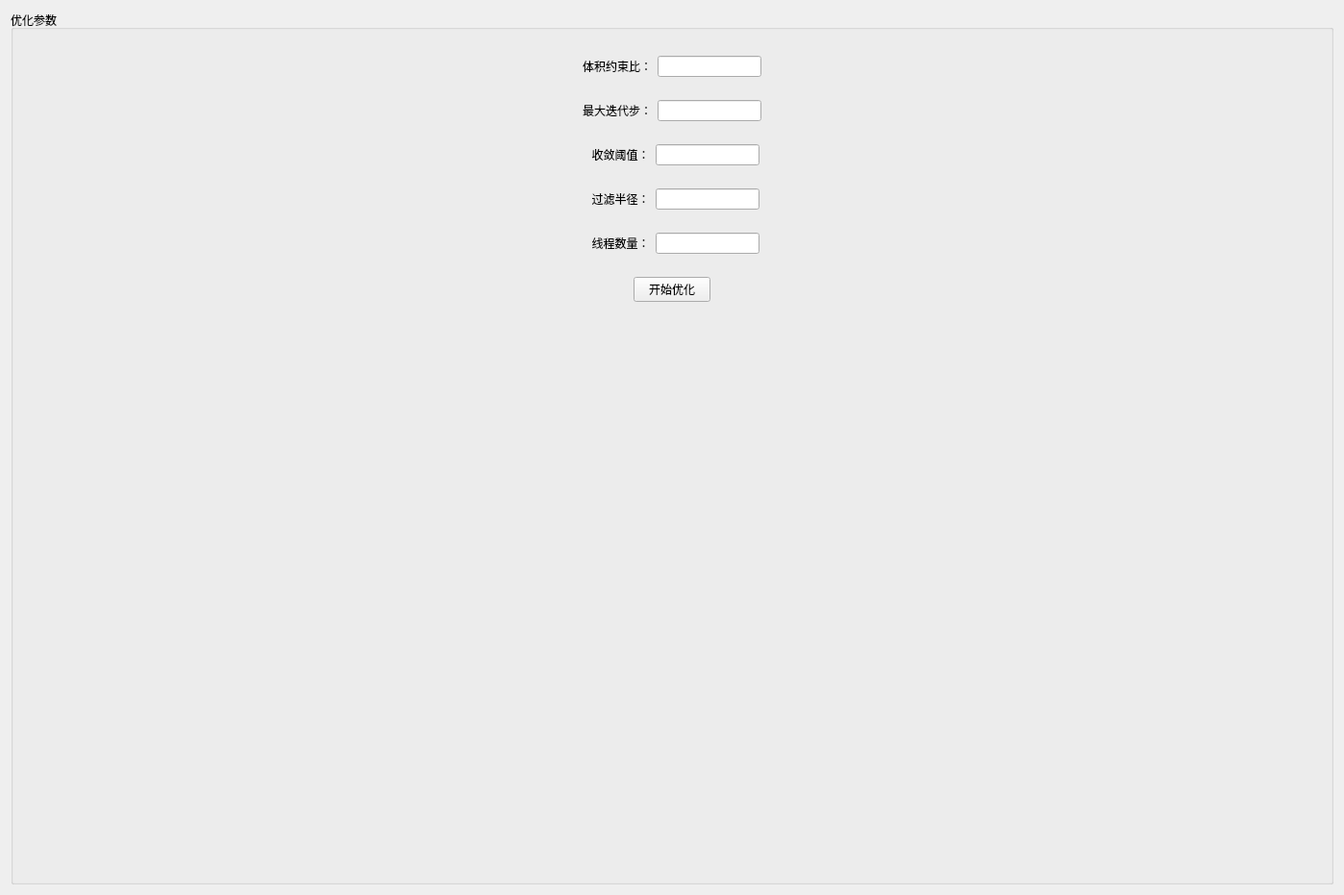
<?xml version="1.0" encoding="UTF-8"?>
<ui version="4.0">
 <class>OptimizeParaWidget_3D</class>
 <widget class="QWidget" name="OptimizeParaWidget_3D">
  <property name="geometry">
   <rect>
    <x>0</x>
    <y>0</y>
    <width>1398</width>
    <height>931</height>
   </rect>
  </property>
  <property name="windowTitle">
   <string>Form</string>
  </property>
  <layout class="QVBoxLayout" name="verticalLayout_2">
   <item>
    <widget class="QGroupBox" name="groupBox">
     <property name="sizePolicy">
      <sizepolicy hsizetype="Expanding" vsizetype="Expanding">
       <horstretch>0</horstretch>
       <verstretch>0</verstretch>
      </sizepolicy>
     </property>
     <property name="title">
      <string>优化参数</string>
     </property>
     <layout class="QHBoxLayout" name="horizontalLayout_2">
      <item>
       <widget class="QWidget" name="widget" native="true">
        <property name="sizePolicy">
         <sizepolicy hsizetype="Fixed" vsizetype="Minimum">
          <horstretch>0</horstretch>
          <verstretch>0</verstretch>
         </sizepolicy>
        </property>
        <layout class="QVBoxLayout" name="verticalLayout">
         <item>
          <widget class="QWidget" name="widget_7" native="true">
           <layout class="QHBoxLayout" name="horizontalLayout_3">
            <item>
             <spacer name="horizontalSpacer_11">
              <property name="orientation">
               <enum>Qt::Horizontal</enum>
              </property>
              <property name="sizeHint" stdset="0">
               <size>
                <width>40</width>
                <height>20</height>
               </size>
              </property>
             </spacer>
            </item>
            <item>
             <widget class="QLabel" name="label_2">
              <property name="text">
               <string>体积约束比：</string>
              </property>
             </widget>
            </item>
            <item>
             <widget class="QLineEdit" name="lineEdit_2"/>
            </item>
            <item>
             <spacer name="horizontalSpacer_12">
              <property name="orientation">
               <enum>Qt::Horizontal</enum>
              </property>
              <property name="sizeHint" stdset="0">
               <size>
                <width>40</width>
                <height>20</height>
               </size>
              </property>
             </spacer>
            </item>
           </layout>
          </widget>
         </item>
         <item>
          <widget class="QWidget" name="widget_3" native="true">
           <layout class="QHBoxLayout" name="horizontalLayout_5">
            <item>
             <spacer name="horizontalSpacer_3">
              <property name="orientation">
               <enum>Qt::Horizontal</enum>
              </property>
              <property name="sizeHint" stdset="0">
               <size>
                <width>40</width>
                <height>20</height>
               </size>
              </property>
             </spacer>
            </item>
            <item>
             <widget class="QLabel" name="label_5">
              <property name="text">
               <string>最大迭代步：</string>
              </property>
             </widget>
            </item>
            <item>
             <widget class="QLineEdit" name="lineEdit_5"/>
            </item>
            <item>
             <spacer name="horizontalSpacer_4">
              <property name="orientation">
               <enum>Qt::Horizontal</enum>
              </property>
              <property name="sizeHint" stdset="0">
               <size>
                <width>40</width>
                <height>20</height>
               </size>
              </property>
             </spacer>
            </item>
           </layout>
          </widget>
         </item>
         <item>
          <widget class="QWidget" name="widget_4" native="true">
           <layout class="QHBoxLayout" name="horizontalLayout_6">
            <item>
             <spacer name="horizontalSpacer_5">
              <property name="orientation">
               <enum>Qt::Horizontal</enum>
              </property>
              <property name="sizeHint" stdset="0">
               <size>
                <width>40</width>
                <height>20</height>
               </size>
              </property>
             </spacer>
            </item>
            <item>
             <widget class="QLabel" name="label_6">
              <property name="text">
               <string>  收敛阈值：</string>
              </property>
             </widget>
            </item>
            <item>
             <widget class="QLineEdit" name="lineEdit_6"/>
            </item>
            <item>
             <spacer name="horizontalSpacer_6">
              <property name="orientation">
               <enum>Qt::Horizontal</enum>
              </property>
              <property name="sizeHint" stdset="0">
               <size>
                <width>40</width>
                <height>20</height>
               </size>
              </property>
             </spacer>
            </item>
           </layout>
          </widget>
         </item>
         <item>
          <widget class="QWidget" name="widget_5" native="true">
           <layout class="QHBoxLayout" name="horizontalLayout_7">
            <item>
             <spacer name="horizontalSpacer_7">
              <property name="orientation">
               <enum>Qt::Horizontal</enum>
              </property>
              <property name="sizeHint" stdset="0">
               <size>
                <width>40</width>
                <height>20</height>
               </size>
              </property>
             </spacer>
            </item>
            <item>
             <widget class="QLabel" name="label_7">
              <property name="text">
               <string>  过滤半径：</string>
              </property>
             </widget>
            </item>
            <item>
             <widget class="QLineEdit" name="lineEdit_7"/>
            </item>
            <item>
             <spacer name="horizontalSpacer_8">
              <property name="orientation">
               <enum>Qt::Horizontal</enum>
              </property>
              <property name="sizeHint" stdset="0">
               <size>
                <width>40</width>
                <height>20</height>
               </size>
              </property>
             </spacer>
            </item>
           </layout>
          </widget>
         </item>
         <item>
          <widget class="QWidget" name="widget_2" native="true">
           <layout class="QHBoxLayout" name="horizontalLayout">
            <item>
             <spacer name="horizontalSpacer">
              <property name="orientation">
               <enum>Qt::Horizontal</enum>
              </property>
              <property name="sizeHint" stdset="0">
               <size>
                <width>40</width>
                <height>20</height>
               </size>
              </property>
             </spacer>
            </item>
            <item>
             <widget class="QLabel" name="label">
              <property name="text">
               <string>  线程数量：</string>
              </property>
             </widget>
            </item>
            <item>
             <widget class="QLineEdit" name="lineEdit"/>
            </item>
            <item>
             <spacer name="horizontalSpacer_2">
              <property name="orientation">
               <enum>Qt::Horizontal</enum>
              </property>
              <property name="sizeHint" stdset="0">
               <size>
                <width>40</width>
                <height>20</height>
               </size>
              </property>
             </spacer>
            </item>
           </layout>
          </widget>
         </item>
         <item>
          <widget class="QWidget" name="widget_6" native="true">
           <layout class="QHBoxLayout" name="horizontalLayout_8">
            <item>
             <spacer name="horizontalSpacer_9">
              <property name="orientation">
               <enum>Qt::Horizontal</enum>
              </property>
              <property name="sizeHint" stdset="0">
               <size>
                <width>40</width>
                <height>20</height>
               </size>
              </property>
             </spacer>
            </item>
            <item>
             <widget class="QPushButton" name="startOptimizeBotton">
              <property name="text">
               <string>开始优化</string>
              </property>
             </widget>
            </item>
            <item>
             <spacer name="horizontalSpacer_10">
              <property name="orientation">
               <enum>Qt::Horizontal</enum>
              </property>
              <property name="sizeHint" stdset="0">
               <size>
                <width>40</width>
                <height>20</height>
               </size>
              </property>
             </spacer>
            </item>
           </layout>
          </widget>
         </item>
         <item>
          <spacer name="verticalSpacer">
           <property name="orientation">
            <enum>Qt::Vertical</enum>
           </property>
           <property name="sizeHint" stdset="0">
            <size>
             <width>20</width>
             <height>40</height>
            </size>
           </property>
          </spacer>
         </item>
        </layout>
       </widget>
      </item>
     </layout>
    </widget>
   </item>
  </layout>
 </widget>
 <resources/>
 <connections/>
</ui>
